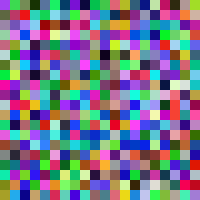
Frame 1 (no input)
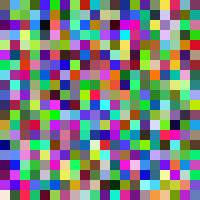
Frame 60 (the mouse pressed at the canvas centre just before this capture)
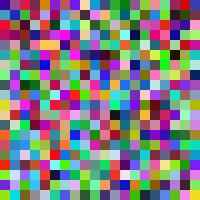
Frame 120 (the mouse held since frame 60 and released just before this capture)

The Processing sketch that drew these frames (run headless with seeded random() and noise(); from frame 60 on, the mouse is pressed at the canvas centre):

// Processing sketch: processing_103171
// ── processing_103171.pde

void setup()
{
size (200,200);
}
void draw() {
for (int y=0; y < height; y += 0){
for ( int x=0; x < width; x += 0){
fill( int(random(255)), int(random(255)), int(random(255)));
noStroke();
rect(x, y, 10, 10);
x+=10;}
y+=10;
 
}
}
